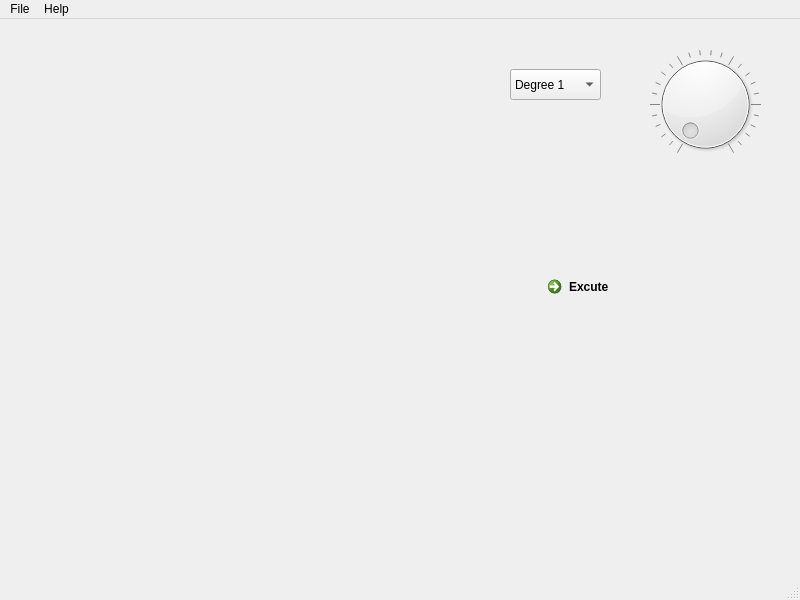
<?xml version="1.0" encoding="UTF-8"?>
<ui version="4.0">
 <class>MainWindow</class>
 <widget class="QMainWindow" name="MainWindow">
  <property name="geometry">
   <rect>
    <x>0</x>
    <y>0</y>
    <width>800</width>
    <height>600</height>
   </rect>
  </property>
  <property name="windowTitle">
   <string>MainWindow</string>
  </property>
  <widget class="QWidget" name="centralwidget">
   <widget class="QDial" name="dial">
    <property name="geometry">
     <rect>
      <x>650</x>
      <y>30</y>
      <width>111</width>
      <height>111</height>
     </rect>
    </property>
    <property name="notchesVisible">
     <bool>true</bool>
    </property>
   </widget>
   <widget class="QWidget" name="verticalLayoutWidget">
    <property name="geometry">
     <rect>
      <x>10</x>
      <y>20</y>
      <width>481</width>
      <height>481</height>
     </rect>
    </property>
    <layout class="QVBoxLayout" name="figuareLayout"/>
   </widget>
   <widget class="QComboBox" name="comboBox">
    <property name="geometry">
     <rect>
      <x>510</x>
      <y>50</y>
      <width>91</width>
      <height>31</height>
     </rect>
    </property>
    <item>
     <property name="text">
      <string>Degree 1</string>
     </property>
    </item>
    <item>
     <property name="text">
      <string>Degree 2</string>
     </property>
    </item>
   </widget>
   <widget class="QCommandLinkButton" name="excuteButton">
    <property name="geometry">
     <rect>
      <x>540</x>
      <y>250</y>
      <width>185</width>
      <height>41</height>
     </rect>
    </property>
    <property name="text">
     <string>Excute</string>
    </property>
   </widget>
  </widget>
  <widget class="QMenuBar" name="menubar">
   <property name="geometry">
    <rect>
     <x>0</x>
     <y>0</y>
     <width>800</width>
     <height>21</height>
    </rect>
   </property>
   <widget class="QMenu" name="menuFile">
    <property name="title">
     <string>File</string>
    </property>
    <addaction name="actionExit"/>
   </widget>
   <widget class="QMenu" name="menuHelp">
    <property name="title">
     <string>Help</string>
    </property>
   </widget>
   <addaction name="menuFile"/>
   <addaction name="menuHelp"/>
  </widget>
  <widget class="QStatusBar" name="statusbar"/>
  <action name="actionExit">
   <property name="text">
    <string>Exit</string>
   </property>
  </action>
 </widget>
 <resources/>
 <connections/>
</ui>
